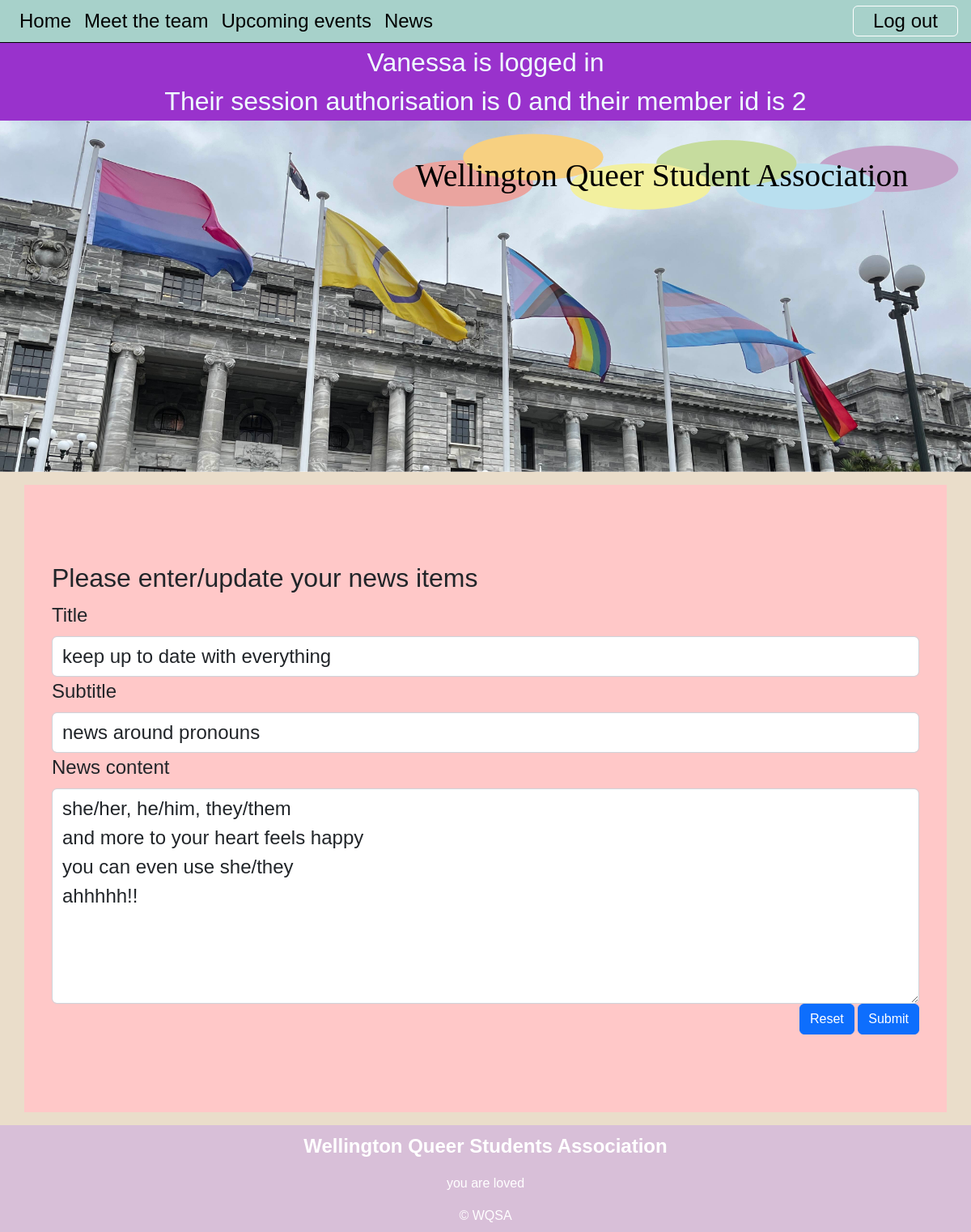
The app's page /news_cud?id=2&task=update (signed in), older data.
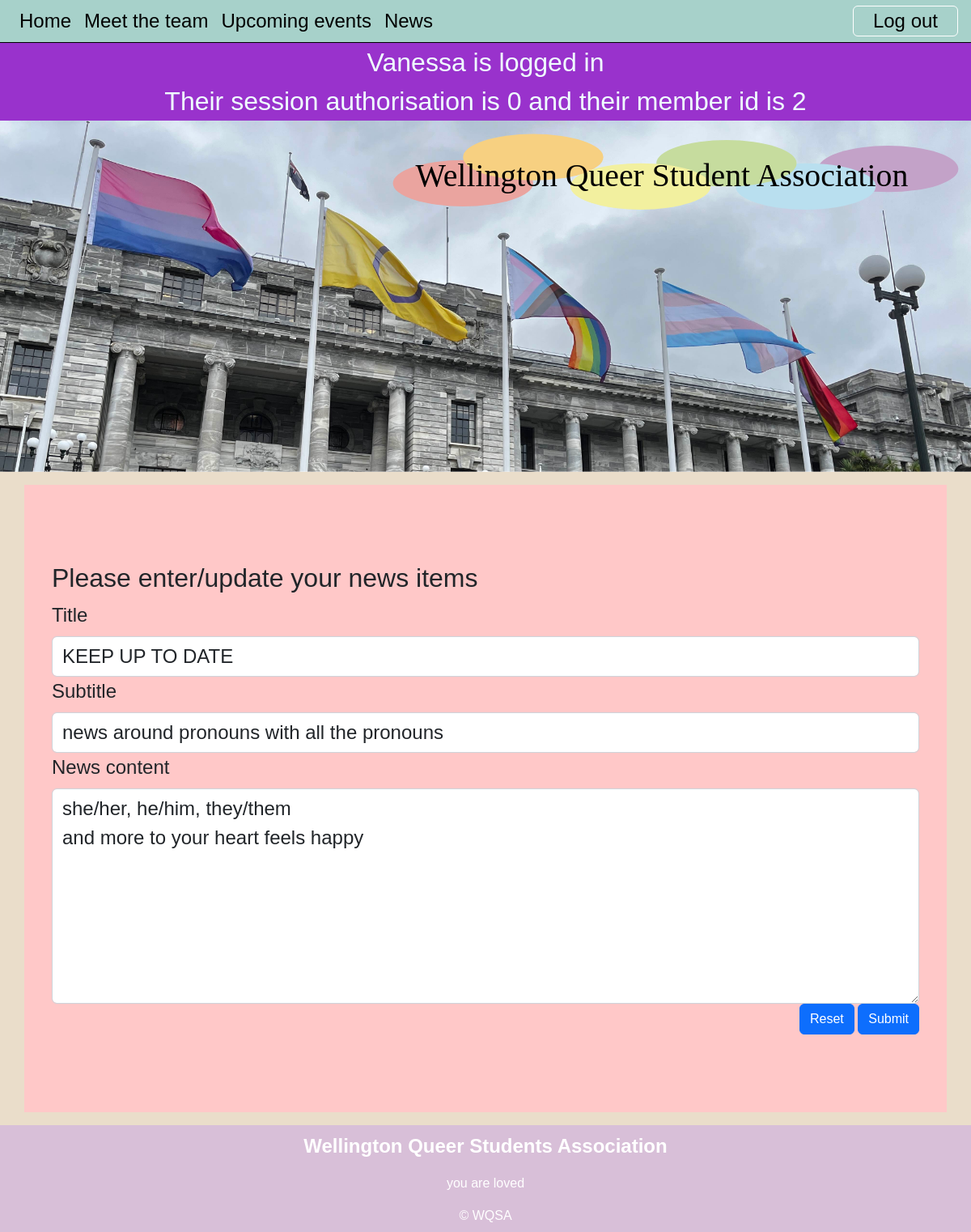
The same page, newer data.
### tables this page shows
CREATE TABLE news(
    news_id integer primary key autoincrement not null,
    title text not null unique,
    subtitle text not null unique,
    content text not null unique,
    newsdate date not null,
    member_id integer not null,
    foreign key(member_id) references member(member_id)
);

### server.py (the view, shortened to what this page needs)
@app.route("/news_cud", methods=['GET', 'POST'])
def news_cud():
    data = request.args
    required_keys=['id', 'task']
    for k in required_keys:
        if k not in data.keys():
            message = "Do not know what to do with create, read, update on news (keys not present)"
            return render_template('error.html', error=message)
        if request.method == "GET":
            if data['task'] == 'delete':
                sql = "delete from news where news_id =?"
                values_tuple = (data['id'],)
                result = run_commit_query(sql, values_tuple, db_path)
                return redirect(url_for('news'))
            elif data['task'] == 'update':
                sql = """select title, subtitle, content from news where news_id =?"""
                values_tuple = (data['id'],)
                result = run_search_query_tuples(sql, values_tuple, db_path, True)
                result = result[0]
                return render_template("news_cud.html",
                                       **result,
                                       id=data['id'],
                                       task=data['task'])
            elif data['task'] == 'add':
                temp = {"title": "Temp title", "subtitle": "Test subtitle", 'content': 'Test Content'}
                return render_template("news_cud.html", id=0, task=data['task'],
                                        **temp)
            else:
                message = 'unrecognised task from news page'
                return render_template('error.html', error=message)
    return render_template("news_cud.html")

### db_functions.py (called while the page is built)
def run_search_query_tuples(sql_query, values_tuple, file_path, rowfactory=False):
    result = None
    try:
        db = sqlite3.connect(file_path)
        if rowfactory:
            db.row_factory = sqlite3.Row
        cursor = db.cursor()
        cursor.execute(sql_query, values_tuple)
        result = cursor.fetchall()
        cursor.close()
    except sqlite3.Error as error:
        print("Error running search query tuples: {}".format(error))
        return None
    db.close()
    if result is None:
        print("No search values were found")
    return result

### templates/news_cud.html (shortened to what this page needs)
{% extends "layout.html" %}
{% block content %}
<div class="container-lg py-sm-5 py-1 A">
    <div class="news p-4 my-4">
        <h2>Please enter/update your news items</h2>
        <form action="{{url_for('news_cud', id=id, task=task)}}" method="POST">
            <div>
             <label for="title" class="form-label">Title</label>
                <input type="text" class="form-control" id="title" name="title" placeholder="" value="{{title}}" required>
            </div>
            <div>
                <label for="subtitle" class="form-label">Subtitle</label>
                <input type="text" class="form-control" id="subtitle" name="subtitle" placeholder="" value="{{subtitle}}" required>
            </div>
            <div>
                <label for="content" class="form-label">News content</label>
                <textarea class="form-control" id="content" name="content" placeholder="" rows="7" required>{{content}}</textarea>
            </div>
            <div class="text-end">
                <button type="reset" class="btn btn-primary">Reset</button>
                <button type="submit" class="btn btn-primary">Submit</button>
            </div>
        </form>
    </div>
</div>
{% endblock %}

Row changes from the older to the newer data that the page shows:
changed news: title "keep up to date with everything" → "KEEP UP TO DATE"; subtitle "news around pronouns" → "news around pronouns with all the pronouns"; content "she/her, he/him, they/them and more to your heart feels happy you can even use she/they ahhhhh!!" → "she/her, he/him, they/them and more to your heart feels happy"
